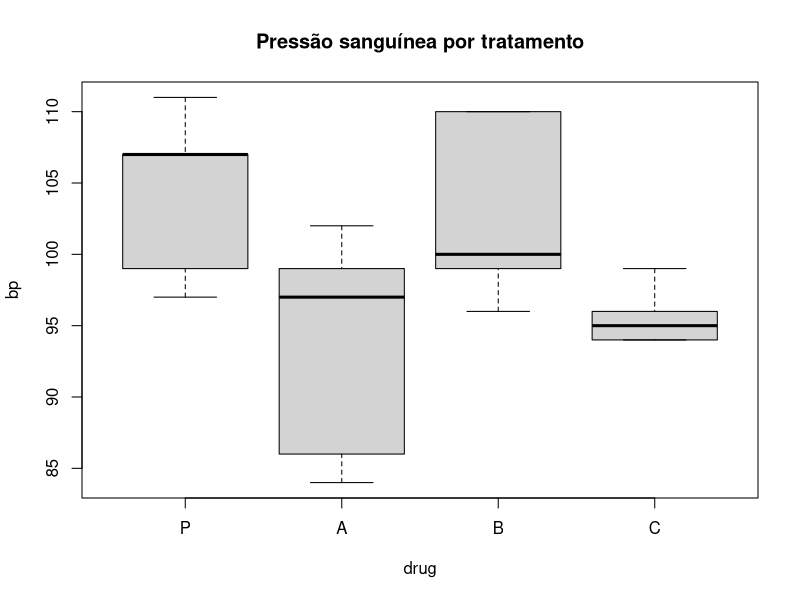
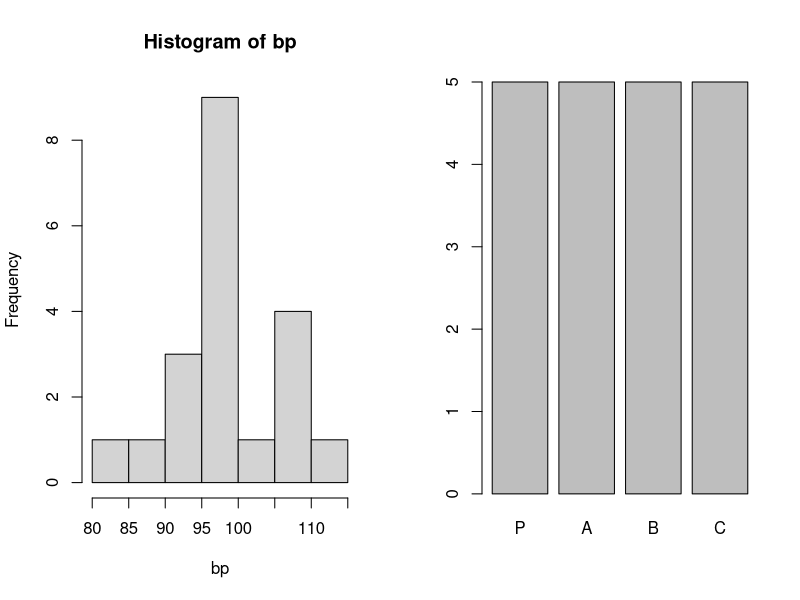
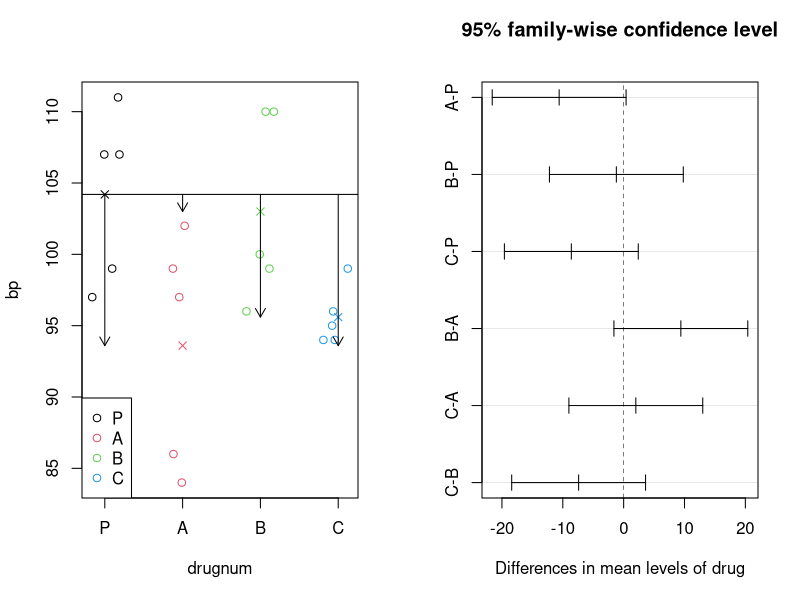
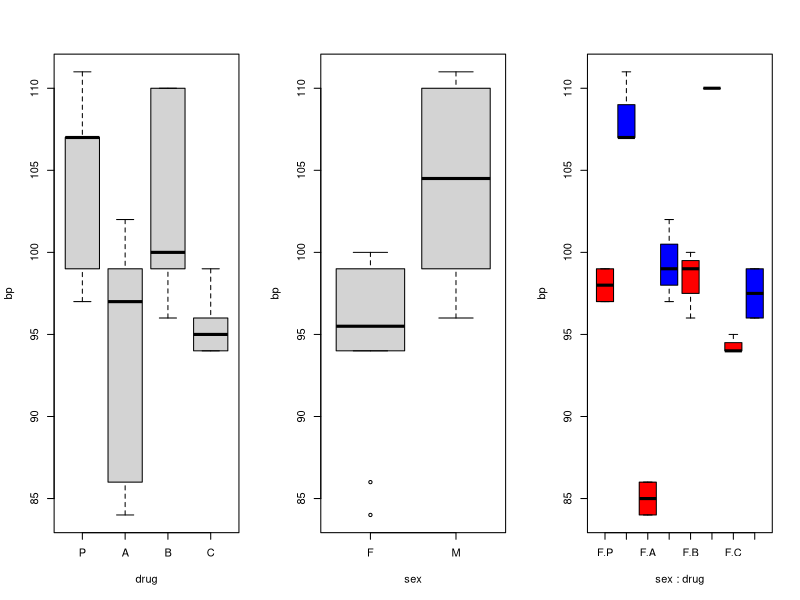
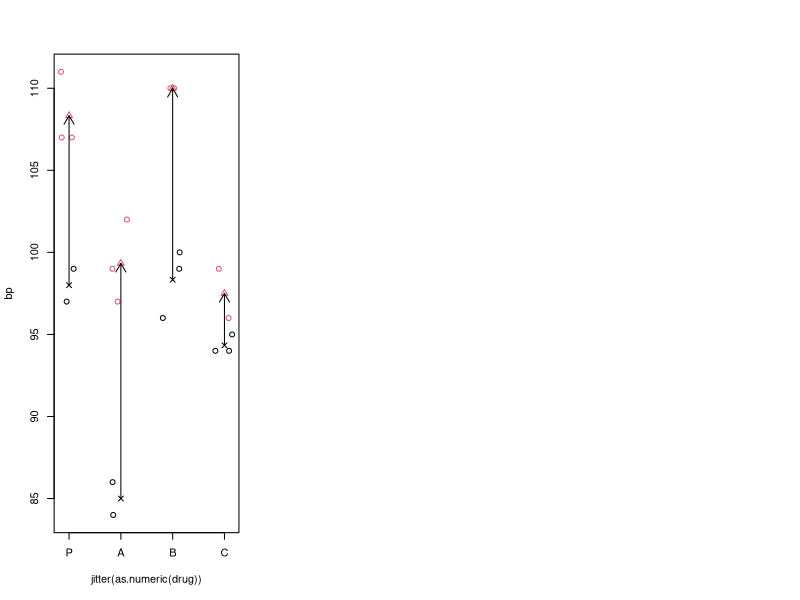
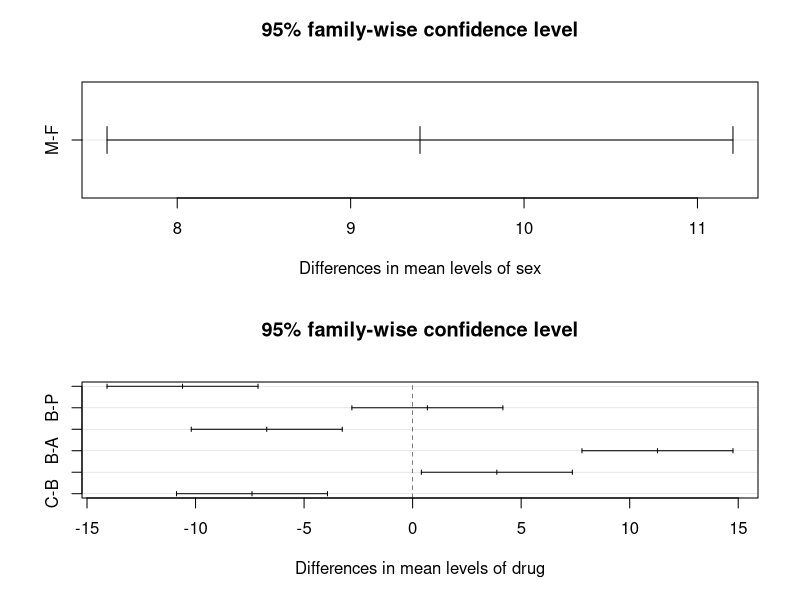
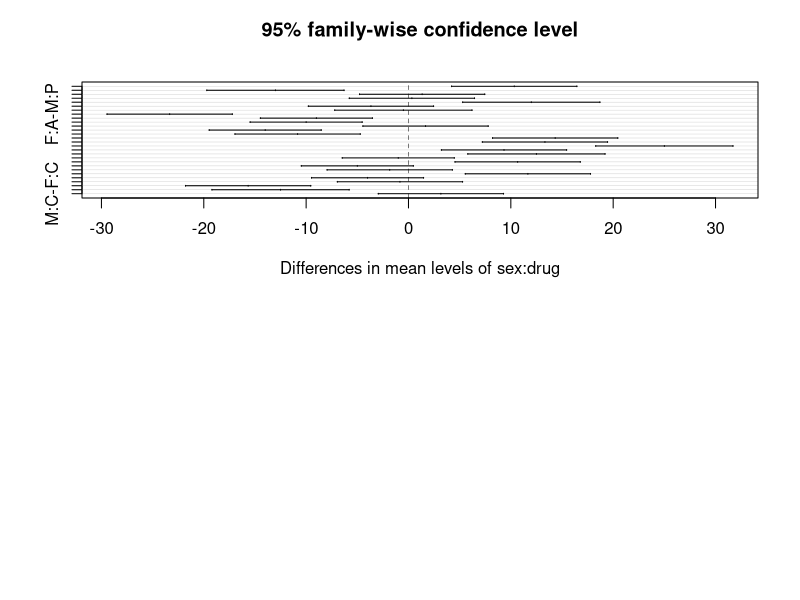

Here is the R script that generated these plots, in order:
## ---- chunk 1
on_change_size <- function(before, options, envir) {
    if (before)
        return(paste(options$change_size))
}

knitr::knit_hooks$set(change_size = on_change_size)
knitr::opts_chunk$set(prompt = TRUE,
                      warning = FALSE,
                      dev.args=list(pointsize=17),
                      change_size='\\small')
set.seed(551991)
## ---- chunk 2
sex  <- sample(rep(c("M", "F"), 10))
drug <- factor(rep(1:4, each=5), labels=c("P", "A", "B", "C"))
bp   <- floor(rnorm(20, 110 - 10 * (sex == "F"), 3))
bp[drug == "A"] <- bp[drug == "A"] - 12
bp[drug == "C"] <- bp[drug == "C"] - 10 + 5 * (sex[drug == "C"] == "F")

knitr::kable(as.data.frame(split(bp, drug)),
             digits = 2,
             caption = "Pressão sanguínea por tratamento")
## ---- chunk 3
drug <- factor(rep(1:4, each=5), labels = c("P", "A", "B", "C"))
bp   <- c(107, 111,  99, 107, 97, 102, 84, 86, 97, 99,
          110,  99, 100, 110, 96,  96, 95, 94, 99, 94)
plot(bp~drug, main = "Pressão sanguínea por tratamento")
## ---- chunk 4
par(mfrow = c(1,2))
hist(bp)
plot(drug)
## ---- chunk 5
(model_drug <- aov(bp~drug))
## ---- chunk 6
summary(model_drug)
## ---- chunk 7
(model_lm <- lm(bp ~ drug))
## ---- chunk 8
cf       <- coef(model_lm)
drugmn   <- c(cf[1], cf[1] + cf[2:4])
drugnum  <- jitter(as.numeric(drug))

plot(bp~drugnum, col = drug, xaxt="n")
points(1:4, drugmn, col=1:4, pch=4)
abline(h = drugmn[1])
arrows(1:4, drugmn[1], 1:4, drugmn[2:4], length=.1)
axis(side = 1, at = 1:4, labels = levels(drug))
legend("bottomleft", levels(drug), col = 1:4, pch = 1, bg = "white")
## ---- chunk 9
(drugcf   <- coef(model_lm))
(drugmean <- c(drugcf[1], drugcf[2:4] + drugcf[1]))

c(mean(bp[drug == "P"]), mean(bp[drug == "A"]),
  mean(bp[drug == "B"]), mean(bp[drug == "C"]))
coef(lm(bp ~ 0 + drug))
## ---- chunk 10
ssr <- sum((mean(bp) - predict(model_lm))^2)
sse <- sum((bp - predict(model_drug))^2) # ou sum(resid(model_drug)^2)
f   <- (ssr / (4 - 1)) / (sse / (20 - 4))
data.frame("SSR" = ssr, "SSE" = sse, "F" = f, "P" = 1 - pf(f, 4-1, 20-4))

anova(model_drug)
## ---- chunk 11

## ---- chunk 12
pairwise.t.test(bp, drug, p.adjust.method = "bonf")
## ---- chunk 13
TukeyHSD(model_drug)
## ---- chunk 14
plot(TukeyHSD(model_drug))
## ---- chunk 15
mtx <- data.frame(bp, drug, sex)
knitr::kable(cbind(mtx[1:10,], mtx[11:20,]),
             col.names = rep(c("Pressão Sanguínea", "Tratamento", "Sexo"), 2),
             caption = "Pressão Sanguínea por Tratamento e sexo")
## ---- chunk 16
sex <- factor(c("M","M","F","M","F","M","F","F","M","M",
                "M","F","F","M","F","M","F","F","M","F"))
par(mfrow = c(1,3))
boxplot(bp~drug)
boxplot(bp~sex)
boxplot(bp~sex*drug, col=c('red', 'blue'))
## ---- chunk 17
summary(aov(bp ~ sex * drug))
## ---- chunk 18
cf <- coef(lm(bp~0+drug*sex))
plot(bp~jitter(as.numeric(drug)), col=sex, xaxt="n")
axis(side = 1, 1:4, levels(drug))
points(1:4, cf[1:4], col=1, pch=4)
points(1:4, cf[5] + cf[1:4] + c(0, cf[6:8]), col=2, pch=2)
arrows(1:4, cf[1:4],
       1:4, cf[5] + cf[1:4] + c(0, cf[6:8]), length=.1)
## ---- chunk 19
sssex  <- sum((predict(lm(bp~sex)) - predict(lm(bp~1)))^2)
ssdrug <- sum((predict(lm(bp~sex+drug)) - predict(lm(bp~sex)))^2)
ssint  <- sum((predict(lm(bp~sex*drug)) - predict(lm(bp~sex+drug)))^2)
sserr  <- sum(resid(lm(bp~sex*drug))^2)
c("SS SEX"=sssex, "SS DRUG"=ssdrug, "SS SEX:DRUG"=ssint, "SS ERR"=sserr)

summary(aov(bp~sex*drug))[[1]]
## ---- chunk 20
par(mfrow = c(2,1))
plot(TukeyHSD(aov(bp~sex*drug), "sex"))
plot(TukeyHSD(aov(bp~sex*drug), "drug"))
## ---- chunk 21
plot(TukeyHSD(aov(bp~sex*drug), "sex:drug"))
